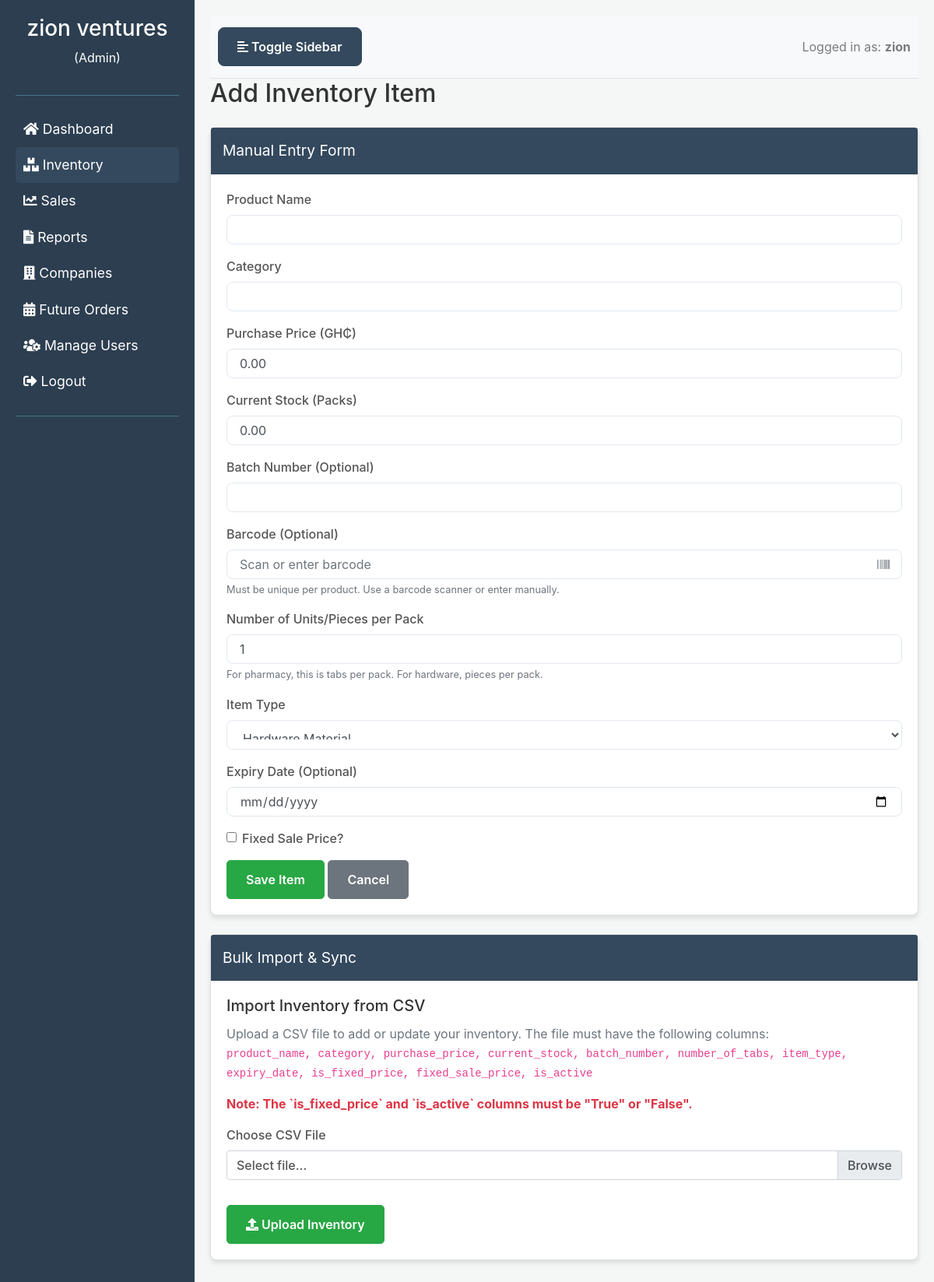
Screenshot of /inventory/add (signed in) with the database file from the repository.
### models.py (models this page shows, shortened)
class Business(db.Model):
    __tablename__ = 'businesses'
    id = db.Column(db.String(36), primary_key=True, default=lambda: str(uuid.uuid4()))
    name = db.Column(db.String(100), unique=True, nullable=False)
    type = db.Column(db.String(50), nullable=False)
    address = db.Column(db.String(200), nullable=True)
    location = db.Column(db.String(100), nullable=True)
    contact = db.Column(db.String(50), nullable=True)
    email = db.Column(db.String(120), nullable=True)
    is_active = db.Column(db.Boolean, default=True)
    last_synced_at = db.Column(db.DateTime, default=datetime.utcnow)
    remote_id = db.Column(db.String(36), nullable=True, unique=True)
    users = db.relationship('User', back_populates='business', lazy=True)
    inventory_items = db.relationship('InventoryItem', back_populates='business', lazy=True)
    sales_records = db.relationship('SalesRecord', back_populates='business', lazy=True)
    rental_records = db.relationship('RentalRecord', back_populates='business', lazy=True)
    creditors = db.relationship('Creditor', back_populates='business', lazy=True)
    debtors = db.relationship('Debtor', back_populates='business', lazy=True)
    hirable_items = db.relationship('HirableItem', back_populates='business', lazy=True)
    future_orders = db.relationship('FutureOrder', back_populates='business', lazy=True)
    company_transactions = db.relationship('CompanyTransaction', back_populates='business', lazy=True)

class User(UserMixin,db.Model):
    __tablename__ = 'user'
    id = db.Column(db.String, primary_key=True, default=lambda: str(uuid.uuid4()))
    username = db.Column(db.String(80), unique=True, nullable=False)
    _password_hash = db.Column('password', db.String(225), nullable=False)
    role = db.Column(db.String(50), default='user')
    business_id = db.Column(db.String, db.ForeignKey('businesses.id'), nullable=True)
    is_active = db.Column(db.Boolean, default=True)
    created_at = db.Column(db.DateTime, default=datetime.utcnow)
    business = db.relationship('Business', back_populates='users')
    @property
    def password(self):
        raise AttributeError('password is not a readable attribute')
    @password.setter
    def password(self, password):
        self._password_hash = generate_password_hash(password, method='pbkdf2:sha256')

### app.py (the view, shortened to what this page needs)
    @app.route('/inventory/add', methods=['GET', 'POST'])
    def add_inventory_item():
        if 'username' not in session or session.get('role') not in ['admin'] or not get_current_business_id():
            flash('You do not have permission to add inventory items or no business selected.', 'danger')
            return redirect(url_for('dashboard'))
        business_id = get_current_business_id()
        business_type = get_current_business_type()
        relevant_item_types = []
        if business_type == 'Pharmacy':
            relevant_item_types = ['Pharmacy']
        elif business_type == 'Hardware':
            relevant_item_types = ['Hardware Material']
        elif business_type in ['Supermarket', 'Provision Store']:
            relevant_item_types = ['Provision Store']
        elif business_type == 'Supermarket':
            relevant_item_types = ['Supermarket']
        elif business_type == 'Provision Store':
            relevant_item_types = ['Provision Store']
        else:
            relevant_item_types = ['Pharmacy', 'Hardware Material', 'Supermarket', 'Provision Store'] # Include all if flexible
        available_inventory_items = InventoryItem.query.filter(
            InventoryItem.business_id == business_id,
            InventoryItem.is_active == True,
            InventoryItem.item_type.in_(relevant_item_types)
        ).all()
        serialized_inventory_items = [serialize_inventory_item_api(item) for item in available_inventory_items]
        raw_pharmacy_info = session.get('business_info', {})
        if isinstance(raw_pharmacy_info, dict):
            pharmacy_info = {
                'name': str(raw_pharmacy_info.get('name', 'N/A')),
                'address': str(raw_pharmacy_info.get('address', 'N/A')),
                'location': str(raw_pharmacy_info.get('location', 'N/A')),
                'phone': str(raw_pharmacy_info.get('phone', 'N/A')),
                'email': str(raw_pharmacy_info.get('email', 'N/A')),
                'contact': str(raw_pharmacy_info.get('contact', 'N/A'))
            }
        other_businesses = []
        if session.get('role') == 'admin':
            other_businesses_query = Business.query.filter(
                Business.id != business_id,
                Business.type == business_type # Only show businesses of the same type for import
            )
            other_businesses = other_businesses_query.all()
        return render_template('add_edit_inventory.html',
                            title='Add Inventory Item',
                            item={}, # Empty item for new form
                            user_role=session.get('role'),
                            business_type=business_type,
                            current_year=datetime.now().year,
                            pharmacy_info=pharmacy_info,
                            other_businesses=other_businesses)

### templates/add_edit_inventory.html (shortened to what this page needs)
<!DOCTYPE html>
<html lang="en">
<head>
    <link rel="stylesheet" href="https://stackpath.bootstrapcdn.com/bootstrap/4.5.2/css/bootstrap.min.css">
    <link rel="stylesheet" href="https://cdnjs.cloudflare.com/ajax/libs/font-awesome/5.15.3/css/all.min.css">
</head>
<body>
    <div class="wrapper">
        <nav id="sidebar" class="sidebar">
            <div class="sidebar-header">
                <h3>{{ session.get('business_name', 'Admin Panel') }}</h3>
                <p>({{ session.get('role', 'Guest').replace('_', ' ').title() }})</p>
            </div>
            <ul class="list-unstyled components">
                <li>
                    <a href="{{ url_for('dashboard') }}"><i class="fas fa-home"></i> Dashboard</a>
                </li>
                {% if user_role in ['admin', 'viewer_admin'] %}
                <li class="active">
                    <a href="{{ url_for('inventory') }}"><i class="fas fa-boxes"></i> Inventory</a>
                </li>
                {% endif %}
                {% if user_role in ['admin', 'sales', 'viewer_admin'] %}
                <li>
                    <a href="{{ url_for('sales') }}"><i class="fas fa-chart-line"></i> Sales</a>
                </li>
                {% endif %}
                {% if user_role in ['admin', 'viewer_admin'] %}
                <li>
                    <a href="{{ url_for('reports') }}"><i class="fas fa-file-alt"></i> Reports</a>
                </li>
                {% endif %}
                {% if business_type == 'Hardware' and user_role in ['admin', 'sales', 'viewer_admin'] %}
                <li>
                    <a href="{{ url_for('companies') }}"><i class="fas fa-building"></i> Companies</a>
                </li>
                <li>
                    <a href="{{ url_for('future_orders') }}"><i class="fas fa-calendar-alt"></i> Future Orders</a>
                </li>
                {% endif %}
                {% if user_role in ['admin', 'viewer_admin'] %}
                <li>
                    <a href="{{ url_for('manage_business_users') }}"><i class="fas fa-users-cog"></i> Manage Users</a>
                </li>
                {% endif %}
                <li>
                    <a href="{{ url_for('logout') }}"><i class="fas fa-sign-out-alt"></i> Logout</a>
                </li>
            </ul>
        </nav>
        <div id="content" class="content">
            <nav class="navbar navbar-expand-lg navbar-light bg-light">
                <button type="button" id="sidebarCollapse" class="btn btn-info">
                    <i class="fas fa-align-left"></i>
                    <span>Toggle Sidebar</span>
                </button>
                <div class="ml-auto">
                    <span class="navbar-text">
                        Logged in as: <strong>{{ session.get('username') }}</strong>
                    </span>
                </div>
            </nav>
            <h2 class="mb-4">{{ title }}</h2>
            <div class="card">
                <div class="card-header">
                    Manual Entry Form
                </div>
                <div class="card-body">
                    <form method="POST">
                        <div class="form-group">
                            <label for="product_name">Product Name</label>
                            <input type="text" class="form-control" id="product_name" name="product_name" value="{{ item.product_name if item else '' }}" required>
                        </div>
                        <div class="form-group">
                            <label for="category">Category</label>
                            <input type="text" class="form-control" id="category" name="category" value="{{ item.category if item else '' }}" required>
                        </div>
                        <div class="form-group">
                            <label for="purchase_price">Purchase Price (GH₵)</label>
                            <input type="number" class="form-control" id="purchase_price" name="purchase_price" step="0.01" min="0" value="{{ '%.2f'|format(item.purchase_price) if item else '0.00' }}" required>
                        </div>
                        <div class="form-group">
                            <label for="current_stock">Current Stock (Packs)</label>
                            <input type="number" class="form-control" id="current_stock" name="current_stock" step="0.01" min="0" value="{{ '%.2f'|format(item.current_stock) if item else '0.00' }}" required>
                        </div>
                        <div class="form-group">
                            <label for="batch_number">Batch Number (Optional)</label>
                            <input type="text" class="form-control" id="batch_number" name="batch_number" value="{{ item.batch_number if item else '' }}">
                        </div>
                        <div class="form-group">
                            <label for="barcode">Barcode (Optional)</label>
                            <div class="barcode-input-group">
                                <input type="text" class="form-control" id="barcode" name="barcode"
                                       value="{{ item.barcode if item else '' }}"
                                       placeholder="Scan or enter barcode">
                                <button type="button" class="barcode-scanner-btn" title="Use barcode scanner">
                                    <i class="fas fa-barcode"></i>
                                </button>
                            </div>
                            <small class="form-text text-muted">
                                Must be unique per product. Use a barcode scanner or enter manually.
                            </small>
                        </div>
                        <div class="form-group">
                            <label for="number_of_tabs">Number of Units/Pieces per Pack</label>
                            <input type="number" class="form-control" id="number_of_tabs" name="number_of_tabs" step="1" min="1" value="{{ item.number_of_tabs if item else '1' }}" required>
                            <small class="form-text text-muted">For pharmacy, this is tabs per pack. For hardware, pieces per pack.</small>
                        </div>
                        <div class="form-group">
                            <label for="item_type">Item Type</label>
                            <select class="form-control" id="item_type" name="item_type" required>
                                <option value="Hardware Material" {% if item and item.item_type == 'Hardware Material' %}selected{% elif not item and business_type == 'Hardware' %}selected{% endif %}>Hardware Material</option>
                            </select>
                        </div>
                        <div class="form-group">
                            <label for="expiry_date">Expiry Date (Optional)</label>
                            <input type="date" class="form-control" id="expiry_date" name="expiry_date" value="{{ item.expiry_date if item and item.expiry_date else '' }}">
                        </div>
                        <div class="form-group form-check">
                            <input type="checkbox" class="form-check-input" id="is_fixed_price" name="is_fixed_price" {% if item and item.is_fixed_price %}checked{% endif %}>
                            <label class="form-check-label" for="is_fixed_price">Fixed Sale Price?</label>
                        </div>
                        <button type="submit" class="btn btn-primary">Save Item</button>
                        <a href="{{ url_for('inventory') }}" class="btn btn-secondary">Cancel</a>
                    </form>
                </div>
            </div>
            {% if user_role == 'admin' %}
            <div class="card mt-4">
                <div class="card-header">
                    Bulk Import & Sync
                </div>
                <div class="card-body">
                    <h5 class="card-title">Import Inventory from CSV</h5>
                    <p class="card-text text-muted">
                        Upload a CSV file to add or update your inventory. The file must have the following columns:
                        <br><code>product_name, category, purchase_price, current_stock, batch_number, number_of_tabs, item_type, expiry_date, is_fixed_price, fixed_sale_price, is_active</code>
                    </p>
                    <p class="card-text text-danger font-weight-bold">
                        Note: The `is_fixed_price` and `is_active` columns must be "True" or "False".
                    </p>
                    <form action="{{ url_for('upload_current_inventory_csv') }}" method="POST" enctype="multipart/form-data">
                        <div class="form-group">
                            <label for="csv_file">Choose CSV File</label>
                            <div class="custom-file">
                                <label class="custom-file-label" for="csv_file">Select file...</label>
                            </div>
                        </div>
                        <button type="submit" class="btn btn-primary mt-3">
                            <i class="fas fa-upload"></i> Upload Inventory
                        </button>
                    </form>
                </div>
            </div>
            {% endif %}
        </div>
    </div>
</body>
</html>

### templates/add_edit_inventory.html (style rules this page uses)
body { font-family: 'Inter', sans-serif; background-color: #f4f7f6; color: #333; }
.wrapper { display: flex; min-height: 100vh; }
.sidebar { min-width: 250px; max-width: 250px; background: #2c3e50; color: #fff; transition: all 0.3s; padding: 20px; }
.sidebar .sidebar-header { padding-bottom: 20px; border-bottom: 1px solid #47748b; text-align: center; }
.sidebar ul.components { padding: 20px 0; border-bottom: 1px solid #47748b; }
.sidebar ul li a { padding: 10px; font-size: 1.1em; display: block; color: #fff; text-decoration: none; }
.sidebar ul li.active > a, .sidebar ul li a[aria-expanded="true"] { color: #fff; background: #34495e; border-radius: 5px; }
.navbar { padding: 15px 10px; background: #fff; border-bottom: 1px solid #dee2e6; }
.content { width: 100%; padding: 20px; min-height: 100vh; transition: all 0.3s; }
#sidebarCollapse { background: #34495e; border-color: #34495e; color: #fff; }
.card { margin-bottom: 20px; border-radius: 8px; box-shadow: 0 4px 6px rgba(0, 0, 0, 0.1); }
.card-header { background-color: #34495e; color: #fff; border-radius: 8px 8px 0 0; padding: 15px; font-size: 1.2em; display: flex; justify-content: space-between; align-items: center; }
.form-group label { font-weight: 500; color: #555; }
.form-control { border: 1px solid #e2e8f0; border-radius: 8px; padding: 0.75rem 1rem; width: 100%; transition: all 0.2s ease-in-out; }
.btn { padding: 0.75rem 1.5rem; border-radius: 8px; font-weight: 600; cursor: pointer; transition: all 0.2s ease-in-out; }
.btn-primary { background-color: #28a745; border-color: #28a745; border-radius: 5px; }
.btn-secondary { background-color: #6c757d; border-color: #6c757d; border-radius: 5px; }
.barcode-input-group { position: relative; }
.barcode-scanner-btn { position: absolute; right: 10px; top: 50%; transform: translateY(-50%); background: transparent; border: none; cursor: pointer; z-index: 10; color: #6c757d; }

### rows the page displays
Business: get "zion ventures", item_type "Hardware Material"
User: get "Admin", get "zion"

### other values shown
{{ title }} "Add Inventory Item"
